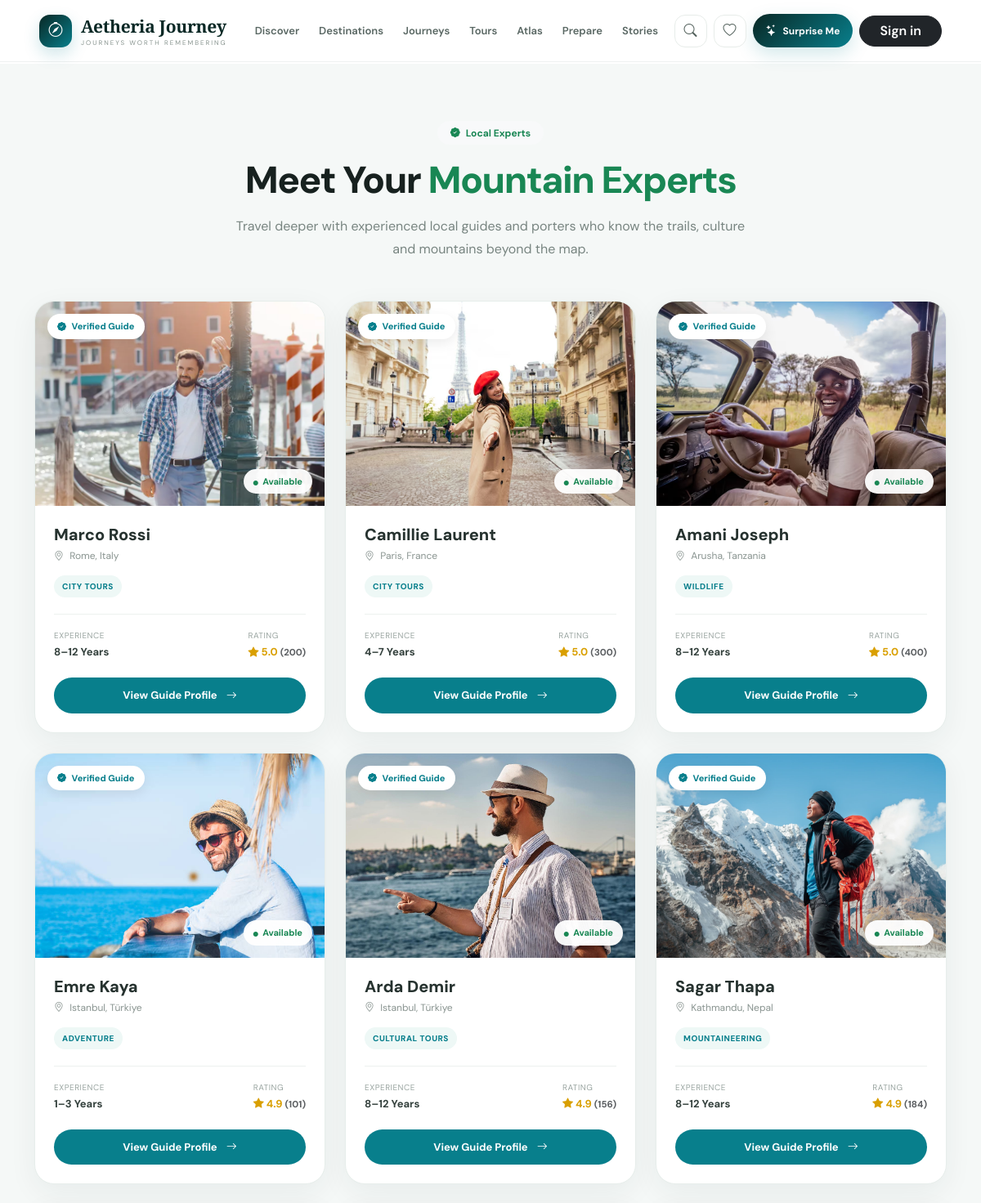
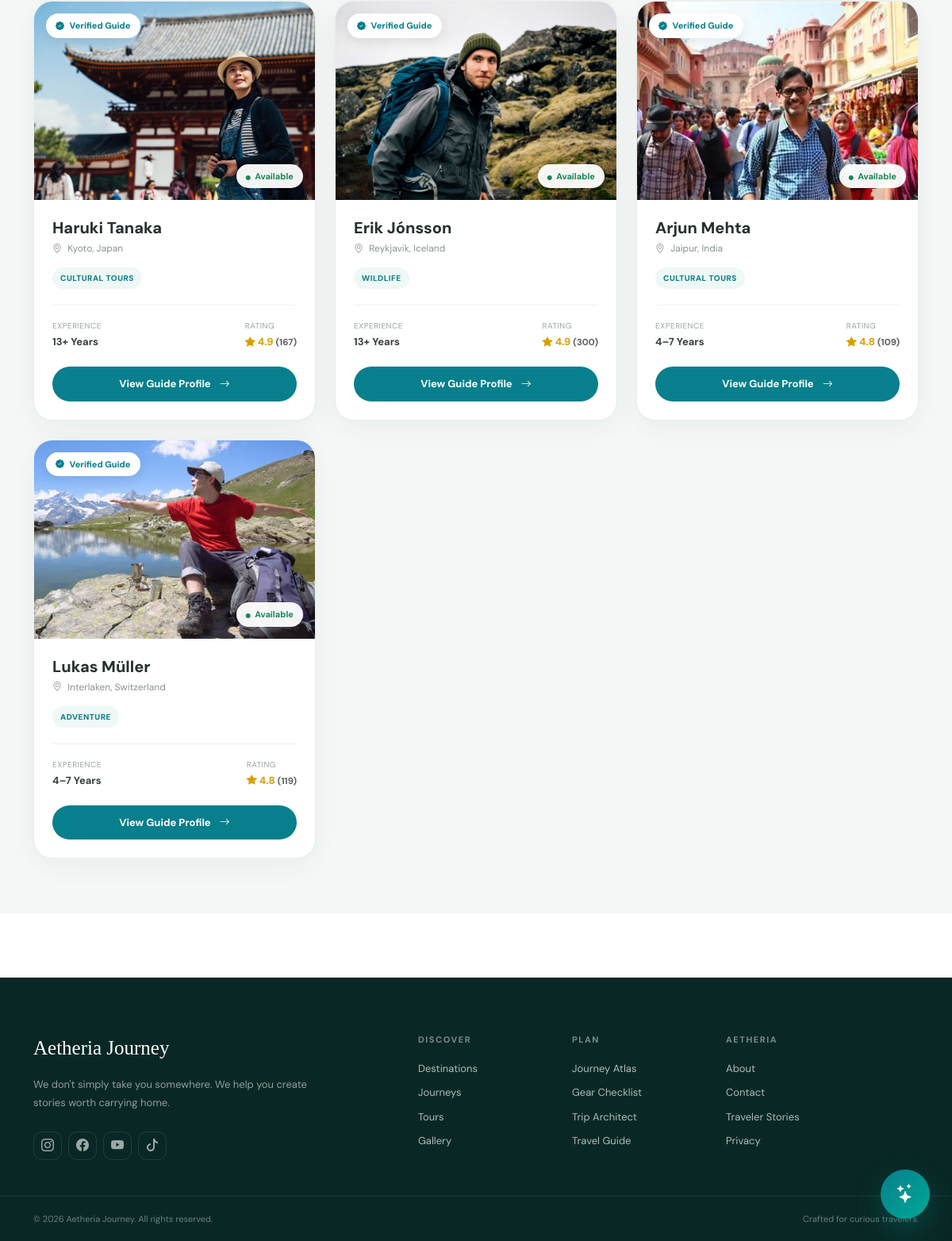
/guides/, run on the app's committed database (2 pictures, top to bottom).
### adminpage/models.py (models this page shows, shortened)
class Guide(models.Model):
    SPECIALIZATION_CHOICES = [
        ("trekking", "Trekking"),
        ("mountaineering", "Mountaineering"),
        ("cultural", "Cultural Tours"),
        ("adventure", "Adventure"),
        ("wildlife", "Wildlife"),
        ("city", "City Tours"),
    ]
    EXPERIENCE_CHOICES = [
        ("1-3", "1–3 Years"),
        ("4-7", "4–7 Years"),
        ("8-12", "8–12 Years"),
        ("13+", "13+ Years"),
    ]
    name = models.CharField(max_length=150)
    profile_image = models.ImageField(
        upload_to="guides/",
        blank=True,
        null=True
    )
    location = models.CharField(
        max_length=150,
        blank=True,
        null=True
    )
    bio = models.TextField(
        blank=True,
        null=True
    )
    experience = models.CharField(
        max_length=20,
        choices=EXPERIENCE_CHOICES,
        default="1-3"
    )
    specialization = models.CharField(
        max_length=50,
        choices=SPECIALIZATION_CHOICES,
        default="trekking"
    )
    languages = models.CharField(
        max_length=300,
        help_text="Example: Nepali, English, Hindi"
    )
    daily_rate = models.DecimalField(
        max_digits=10,
        decimal_places=2
    )
    rating = models.DecimalField(
        max_digits=3,
        decimal_places=1,
        default=5.0
    )
    total_reviews = models.PositiveIntegerField(
        default=0
    )
    verified = models.BooleanField(
        default=False
    )
    available = models.BooleanField(
        default=True
    )
    created_at = models.DateTimeField(
        auto_now_add=True
    )
    updated_at = models.DateTimeField(
        auto_now=True
    )

### userpage/views.py (the view)
# urls.py: path('guides/',guides, name='guides'),
def guides(request):
    guides = Guide.objects.filter(
        available=True
    ).order_by(
        "-verified",
        "-rating"
    )
    context = {
        "guides": guides,
    }
    return render(
        request,
        "userpage/guides.html",
        context
    )

### userpage/templates/userpage/guides.html (shortened to what this page needs)
{% extends "userpage/base.html" %}
{% load static %}
{% block content %}
<section class="guides-page">
    <div class="container">
        <div class="text-center mb-5">
            <span class="badge rounded-pill bg-light text-success px-3 py-2">
                <i class="bi bi-patch-check-fill me-1"></i>
                Local Experts
            </span>
            <h1 class="hero-title mt-3">
                Meet Your
                <span class="text-success">
                    Mountain Experts
                </span>
            </h1>
            <p class="hero-description">
                Travel deeper with experienced local guides and
                porters who know the trails, culture and mountains
                beyond the map.
            </p>
        </div>
        <div class="row g-4">
            {% for guide in guides %}
            <div class="col-md-6 col-xl-4">
                <div class="guide-card">
                    <div class="guide-image-wrapper">
                        {% if guide.profile_image %}
                            <img
                                src="{{ guide.profile_image.url }}"
                                class="guide-image"
                                alt="{{ guide.name }}"
                            >
                        {% else %}
                            <img
                                src="{% static 'images/avatar.png' %}"
                                class="guide-image"
                                alt="{{ guide.name }}"
                            >
                        {% endif %}
                        {% if guide.verified %}
                        <span class="verified-badge">
                            <i class="bi bi-patch-check-fill me-1"></i>
                            Verified Guide
                        </span>
                        {% endif %}
                        <span class="availability-badge">
                            <i class="bi bi-circle-fill me-1"
                               style="font-size:6px;">
                            </i>
                            Available
                        </span>
                    </div>
                    <div class="guide-body">
                        <h3 class="guide-name">
                            {{ guide.name }}
                        </h3>
                        <div class="guide-location">
                            <i class="bi bi-geo-alt me-1"></i>
                            {{ guide.location }}
                        </div>
                        <span class="guide-specialization">
                            {{ guide.get_specialization_display }}
                        </span>
                        <div class="guide-meta">
                            <div>
                                <span class="meta-label">
                                    Experience
                                </span>
                                <span class="meta-value">
                                    {{ guide.get_experience_display }}
                                </span>
                            </div>
                            <div>
                                <span class="meta-label">
                                    Rating
                                </span>
                                <span class="meta-value rating">
                                    <i class="bi bi-star-fill"></i>
                                    {{ guide.rating }}
                                    <small class="text-muted">
                                        ({{ guide.total_reviews }})
                                    </small>
                                </span>
                            </div>
                        </div>
                        <a
                            href="{% url 'guide_detail' guide.id %}"
                            class="guide-btn"
                        >
                            View Guide Profile
                            <i class="bi bi-arrow-right ms-2"></i>
                        </a>
                    </div>
                </div>
            </div>
            {% endfor %}
        </div>
    </div>
</section>
{% endblock %}

### userpage/templates/userpage/base.html (style rules this page uses)
:root { --aether-dark: #092825; --aether-dark-2: #0d3430; --aether-teal: #087f8c; --aether-mint: #00a896; --aether-cream: #f7f6f1; --aether-white: #ffffff; --aether-text: #17211f; --aether-muted: #788581; --aether-border: #e7ece9; --aether-radius: 18px; --aether-shadow: 0 15px 45px rgba(15, 45, 40, .08); --transition: all .28s cubic-bezier(.4, 0, .2, 1); }
* { box-sizing: border-box; }
html { scroll-behavior: smooth; }
body { margin: 0; background: #ffffff; color: var(--aether-text); font-family: "DM Sans", sans-serif; overflow-x: hidden; }
a { text-decoration: none; }

### userpage/templates/userpage/guides.html (style rules this page uses)
.guides-page { background: #f5f8f7; min-height: 100vh; padding: 70px 0; }
.hero-title { font-size: 46px; font-weight: 800; color: #17211f; letter-spacing: -1.5px; }
.hero-description { max-width: 650px; margin: 15px auto 0; color: #788581; line-height: 1.8; }
.guide-card { height: 100%; background: #ffffff; border: 1px solid #e7eeeb; border-radius: 24px; overflow: hidden; box-shadow: 0 10px 35px rgba(20, 50, 45, .06); transition: .3s ease; }
.guide-image-wrapper { height: 250px; position: relative; overflow: hidden; background: #eaf4f1; }
.guide-image { width: 100%; height: 100%; object-fit: cover; transition: .4s ease; }
.verified-badge { position: absolute; top: 15px; left: 15px; background: #ffffff; color: #087f8c; padding: 7px 12px; border-radius: 50px; font-size: 11px; font-weight: 800; box-shadow: 0 5px 15px rgba(0,0,0,.08); }
.availability-badge { position: absolute; right: 15px; bottom: 15px; background: rgba(255,255,255,.95); color: #198754; padding: 7px 12px; border-radius: 50px; font-size: 11px; font-weight: 700; }
.guide-body { padding: 23px; }
.guide-name { font-size: 20px; font-weight: 800; color: #26322f; margin-bottom: 5px; }
.guide-location { color: #899490; font-size: 12px; }
.guide-specialization { display: inline-block; margin-top: 15px; padding: 6px 10px; border-radius: 50px; background: #eef8f6; color: #087f8c; font-size: 10px; font-weight: 800; text-transform: uppercase; letter-spacing: .5px; }
.guide-meta { display: flex; justify-content: space-between; margin-top: 20px; padding-top: 18px; border-top: 1px solid #edf1ef; }
.meta-label { display: block; font-size: 10px; color: #9aa5a1; text-transform: uppercase; letter-spacing: .5px; }
.meta-value { font-size: 13px; font-weight: 700; color: #34413d; }
.rating { color: #d99f00; }
.guide-btn { display: block; text-align: center; margin-top: 20px; padding: 12px; border-radius: 50px; background: #087f8c; color: white; text-decoration: none; font-size: 13px; font-weight: 700; transition: .25s; }

### data on the page
Guide: profile_image (picture), verified True (drawn), name "Marco Rossi", location "Rome, Italy", specialization "CITY TOURS", experience "8–12 Years", rating "5.0", total_reviews "200"
Guide: profile_image (picture), verified True (drawn), name "Camillie Laurent", location "Paris, France", specialization "CITY TOURS", experience "4–7 Years", rating "5.0", total_reviews "300"
Guide: profile_image (picture), verified True (drawn), name "Amani Joseph", location "Arusha, Tanzania", specialization "WILDLIFE", experience "8–12 Years", rating "5.0", total_reviews "400"
Guide: profile_image (picture), verified True (drawn), name "Emre Kaya", location "Istanbul, Türkiye", specialization "ADVENTURE", experience "1–3 Years", rating "4.9", total_reviews "101"
Guide: profile_image (picture), verified True (drawn), name "Arda Demir", location "Istanbul, Türkiye", specialization "CULTURAL TOURS", experience "8–12 Years", rating "4.9", total_reviews "156"
Guide: profile_image (picture), verified True (drawn), name "Sagar Thapa", location "Kathmandu, Nepal", specialization "MOUNTAINEERING", experience "8–12 Years", rating "4.9", total_reviews "184"
Guide: profile_image (picture), verified True (drawn), name "Haruki Tanaka", location "Kyoto, Japan", specialization "CULTURAL TOURS", experience "13+ Years", rating "4.9", total_reviews "167"
Guide: profile_image (picture), verified True (drawn), name "Erik Jónsson", location "Reykjavik, Iceland", specialization "WILDLIFE", experience "13+ Years", rating "4.9", total_reviews "300"
Guide: profile_image (picture), verified True (drawn), name "Arjun Mehta", location "Jaipur, India", specialization "CULTURAL TOURS", experience "4–7 Years", rating "4.8", total_reviews "109"
Guide: profile_image (picture), verified True (drawn), name "Lukas Müller", location "Interlaken, Switzerland", specialization "ADVENTURE", experience "4–7 Years", rating "4.8", total_reviews "119"
